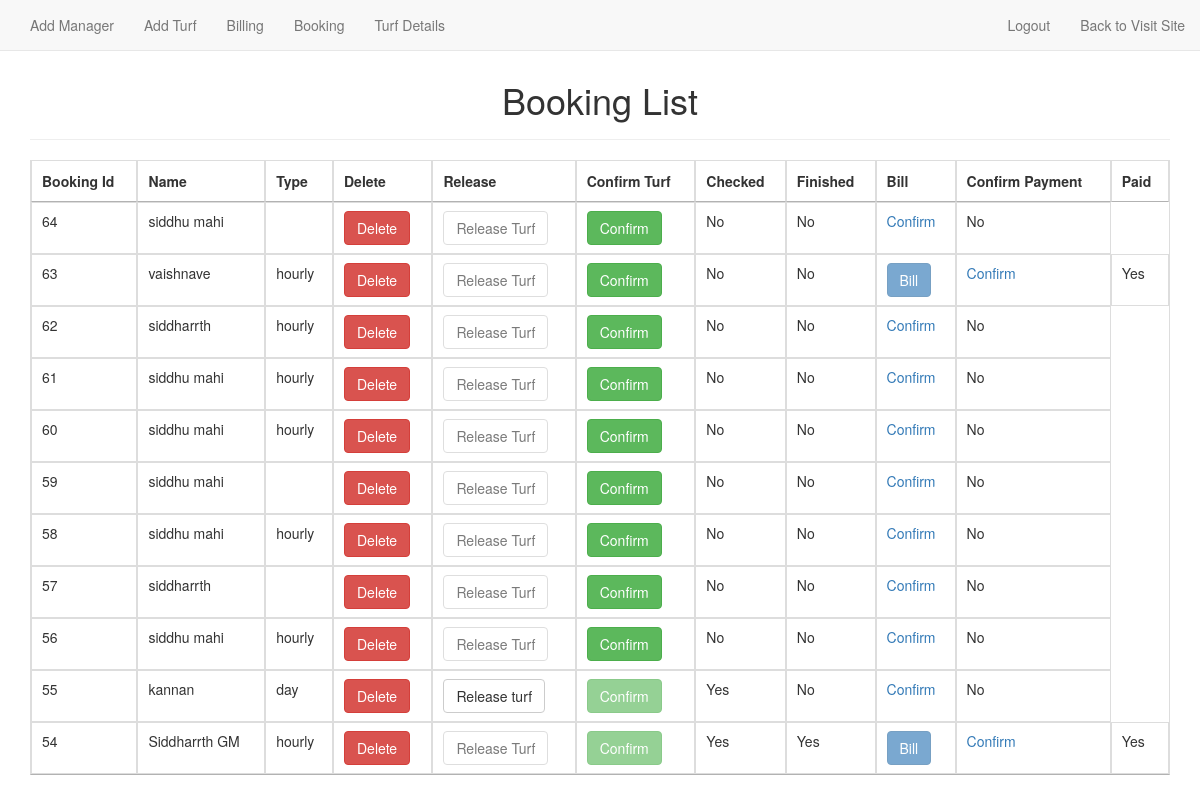
/bookinglist.php, run on the app's committed database.
### tables this page shows
CREATE TABLE `booking` (
  `booking_id` int(11) NOT NULL,
  `name` varchar(255) NOT NULL,
  `username` varchar(100) NOT NULL,
  `type` varchar(8) NOT NULL,
  `req_date` varchar(100) NOT NULL,
  `req_time` varchar(100) NOT NULL,
  `event_type` varchar(100) NOT NULL,
  `turf_name` varchar(100) NOT NULL,
  `addres` varchar(100) NOT NULL,
  `email` varchar(50) NOT NULL,
  `mobile` int(14) NOT NULL,
  `confirmation` int(11) NOT NULL,
  `manid` int(11) NOT NULL,
  `finished` int(11) NOT NULL,
  `paid` int(11) NOT NULL
);

### bookinglist.php (the view, shortened to what this page needs)
<?php
     $connection= mysqli_connect('localhost','root','','turf');
    $select_query="SELECT * FROM `booking` ORDER BY booking_id DESC";
    $result= mysqli_query($connection,$select_query);
?>
<!DOCTYPE html>
<html lang="en">
<head>
    <link href="http://maxcdn.bootstrapcdn.com/bootstrap/3.2.0/css/bootstrap.min.css" rel="stylesheet">
    <link rel="stylesheet" href="http://cdn.datatables.net/1.10.2/css/jquery.dataTables.min.css">
    <link rel="stylesheet" href="sweetalert2/sweetalert2.css">
    <link rel="stylesheet" href="animate.css">
    <link rel="stylesheet" href="style.css">
</head>
<body>
  <?php include 'navbar_admin.php'; ?>
  <br><br>
   <div class="container">
        <div class="row">
           <div class="col-md-12">
             <div class="page-header">
                <h1 style="text-align: center;">Booking List</h1>
              </div>
              <table id="myTable" class="table table-bordered animated bounce">
                <thead>
                    <th>Booking Id</th>
                    <th>Name</th>
                    <th>Type</th>
                    <th>Delete</th>
                    <th>Release</th>
                    <th>Confirm Turf</th>
                    <th>Checked</th>
                    <th>Finished</th>
                    <th>Bill</th>
                    <th>Confirm Payment</th>
                    <th>Paid</th>
                </thead>
                <tbody>
                    <?php while($row=mysqli_fetch_assoc($result)){ ?>
                    <tr>
                        <td><?php echo $row['booking_id']; ?></td>
                        <td><?php echo $row['name']; ?></td>
                        <td><?php echo $row['type']; ?></td>
                        <td><a class="btn btn-danger" href="deletebooking.php?id=<?php echo $row['booking_id']; ?>">Delete</a></td>
                        <?php if($row['confirmation']==0 or $row['finished']==1)  { ?>
                        <td><a class="btn btn-default disabled" href="releasebooking.php?id=<?php echo $row['booking_id']; ?>">Release Turf</a></td>
                        <?php } else{ ?>
                        <td><a class="btn btn-default" href="releasebooking.php?id=<?php echo $row['booking_id']; ?>">Release turf</a></td>
                        <?php } ?>
                        <?php if($row['confirmation']=='0'){ ?>
                        <td><a class="btn btn-success" href="confirmbooking.php?id=<?php echo $row['booking_id']; ?>">Confirm</a></td>
                        <?php } else { ?>
                        <td><a class="btn btn-success disabled" href="confirmbooking.php?id=<?php echo $row['booking_id']; ?>">Confirm</a></td>
                        <?php } ?>
                        <?php if($row['confirmation']=='0'){ ?>
                        <td>No</td>
                        <?php } else { ?>
                        <td>Yes</td>
                        <?php }  ?>
                        <?php if($row['finished']=='0'){ ?>
                        <td>No</td>
                        <?php } else { ?>
                        <td>Yes</td>
                        <?php }  ?>
                        <?php if($row['finished']=='1' and $row['paid']==0 ){  ?>
                        <td><a class="btn btn-primary" href="bill.php?id=<?php echo $row['booking_id']; ?>">Bill</a></td>
                         <?php } else if($row['paid']==1 ) { ?>
                          <td><a class="btn btn-primary disabled" href="bill.php?id=<?php echo $row['booking_id']; ?>">Bill</a></td>
                          <?php }  ?>
                          <td><a href="confirmpayment.php?id=<?php echo $row['booking_id']; ?>">Confirm</a></td>
                          <?php if($row['paid']=='0'){ ?>
                        <td>No</td>
                        <?php } else { ?>
                        <td>Yes</td>
                        <?php }  ?>
                    </tr>
                    <?php }   ?>
                </tbody>
            </table>
            </div>
        </div>
   </div>
</body>
</html>

### navbar_admin.php (shortened to what this page needs)
<div class="container">
    <nav class="navbar navbar-default navbar-fixed-top">
        <div class="container-fluid">
            <div class="collapse navbar-collapse" id="mynavbar">
                <ul class="nav navbar-nav">
                    <li><a href="newmanager.php">Add Manager</a></li>
                    <li><a href="newturf.php">Add Turf</a></li>
                    <li><a href="indexbill.php">Billing</a></li>
                    <li><a href="bookinglist.php">Booking</a></li>
                    <li><a href="turf_details.php">Turf Details</a></li>
                </ul>
                <ul class="nav navbar-nav navbar-right">
                    <li><a href="logout.php">Logout</a></li>
                    <li><a href="index.php">Back to Visit Site</a></li>
                </ul>
            </div>
        </div>
    </nav>
</div>

### data on the page
booking: booking_id "64", name "siddhu mahi", confirmation "No", finished "No", paid "No"
booking: booking_id "63", name "vaishnave", type "hourly", confirmation "No", finished "No", paid "Yes"
booking: booking_id "62", name "siddharrth", type "hourly", confirmation "No", finished "No", paid "No"
booking: booking_id "61", name "siddhu mahi", type "hourly", confirmation "No", finished "No", paid "No"
booking: booking_id "60", name "siddhu mahi", type "hourly", confirmation "No", finished "No", paid "No"
booking: booking_id "59", name "siddhu mahi", confirmation "No", finished "No", paid "No"
booking: booking_id "58", name "siddhu mahi", type "hourly", confirmation "No", finished "No", paid "No"
booking: booking_id "57", name "siddharrth", confirmation "No", finished "No", paid "No"
booking: booking_id "56", name "siddhu mahi", type "hourly", confirmation "No", finished "No", paid "No"
booking: booking_id "55", name "kannan", type "day", confirmation "Yes", finished "No", paid "No"
booking: booking_id "54", name "Siddharrth GM", type "hourly", confirmation "Yes", finished "Yes", paid "Yes"
